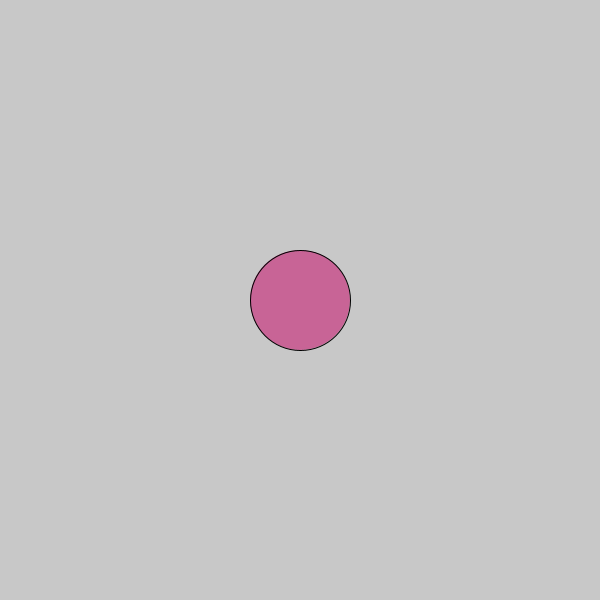
Frame 1 (no input)
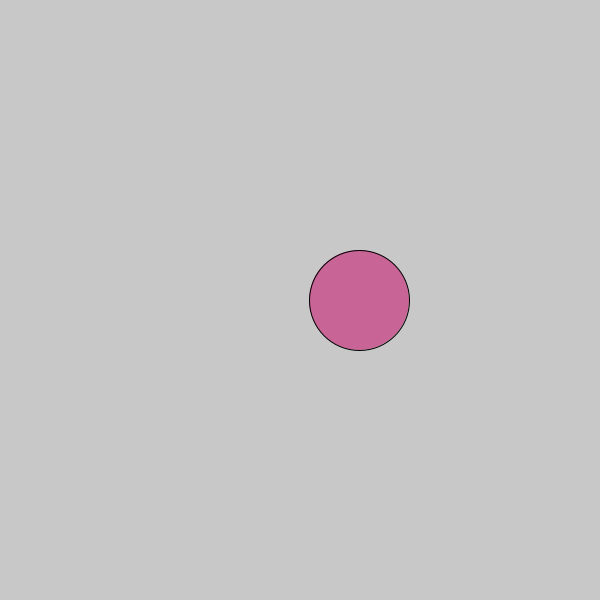
Frame 60 (the mouse pressed at the canvas centre just before this capture)
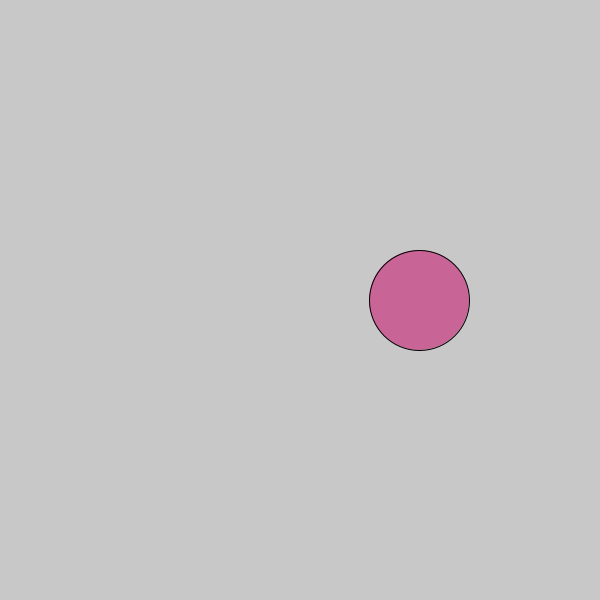
Frame 120 (the mouse held since frame 60 and released just before this capture)

The Processing sketch that drew these frames (run headless with seeded random() and noise(); from frame 60 on, the mouse is pressed at the canvas centre):

// Processing sketch: exercise3
// ── exercise3.pde
float xPos;
float yPos;
color bodyColor = color(200, 100, 150);
int diameter = 100;
void setup(){
  background(200);
  size(600,600);
  xPos=width/2;  
  yPos=height/2;
  
}
void draw(){
  background(200);
  fill(bodyColor);
  ellipse(xPos,yPos,diameter,diameter); // it is situated at (0,0)
  xPos=xPos+1;
}
